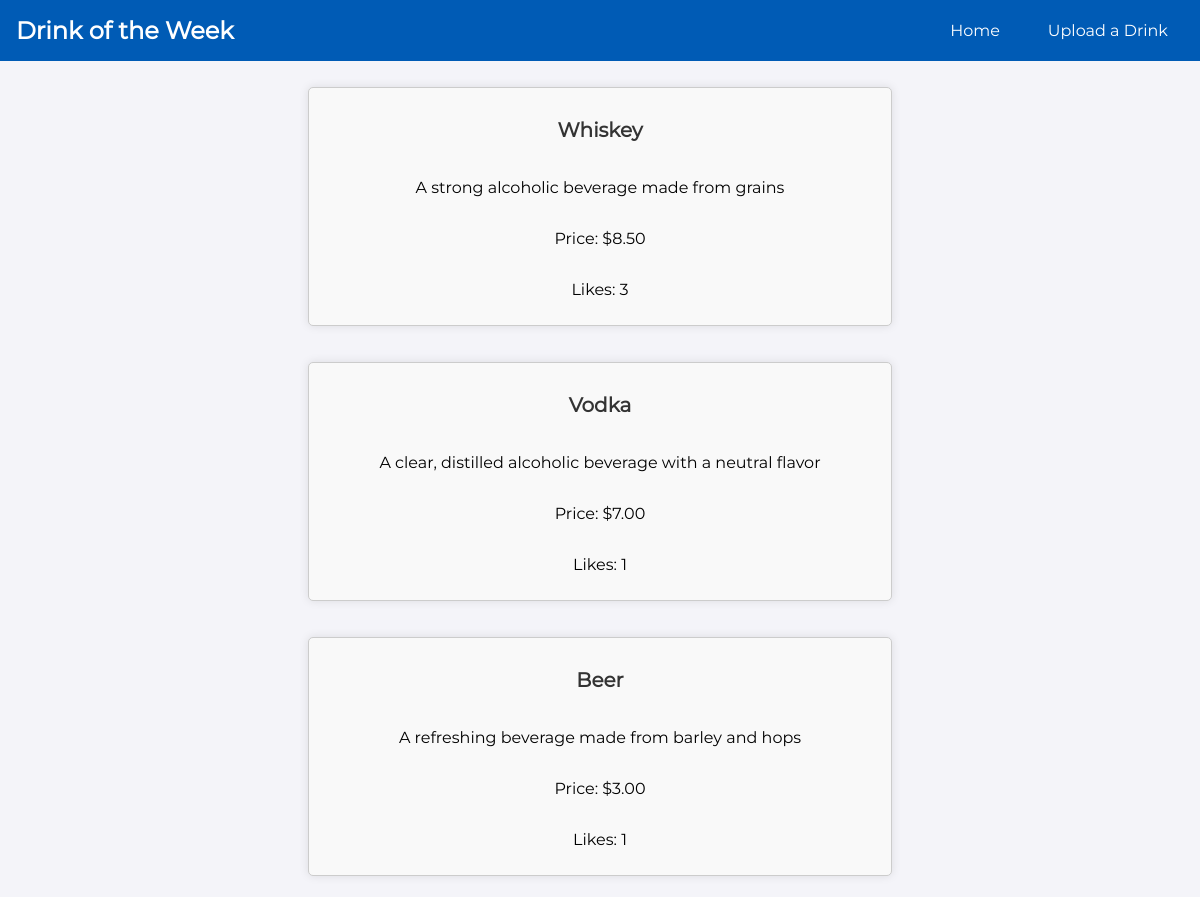
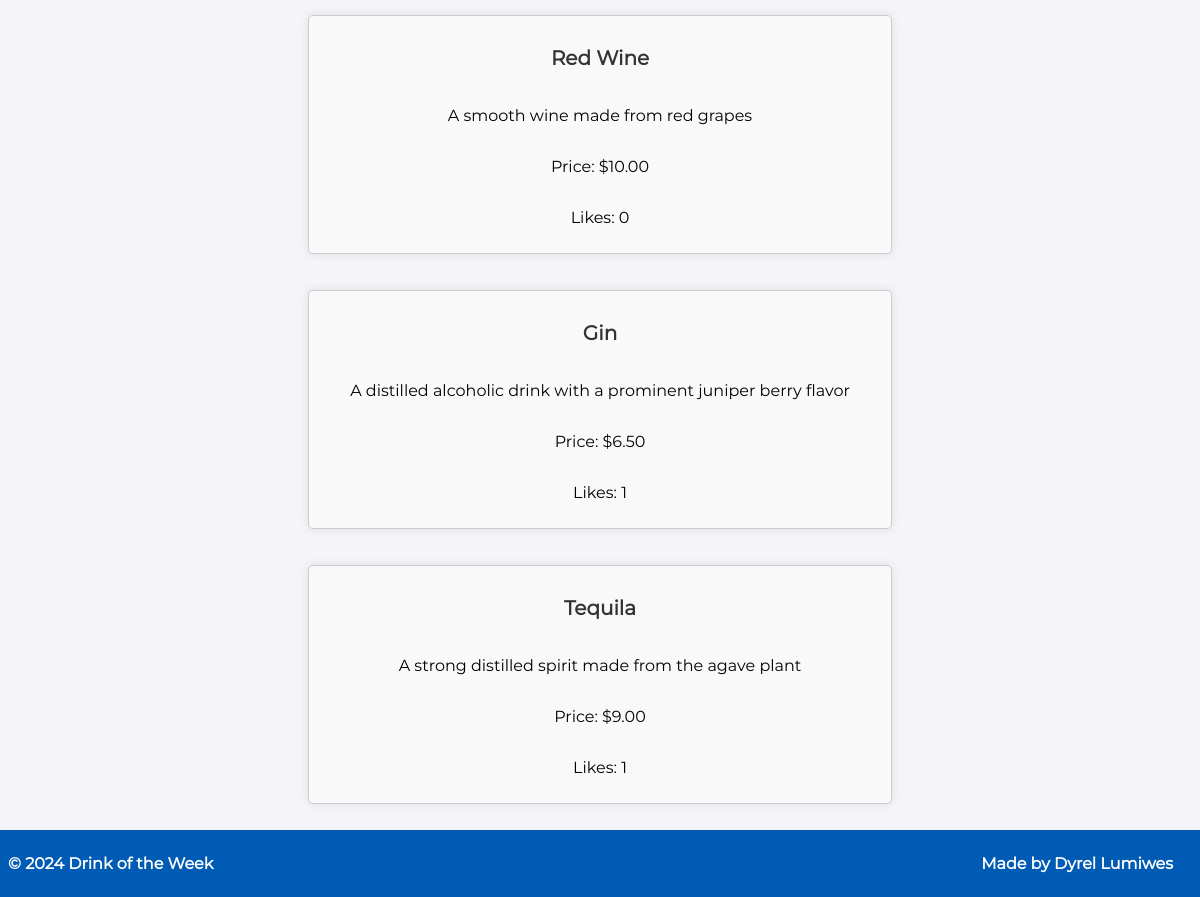
The page /admin/admin-view-voting-page-preview.php on the database as committed earlier (2 pictures, top to bottom).
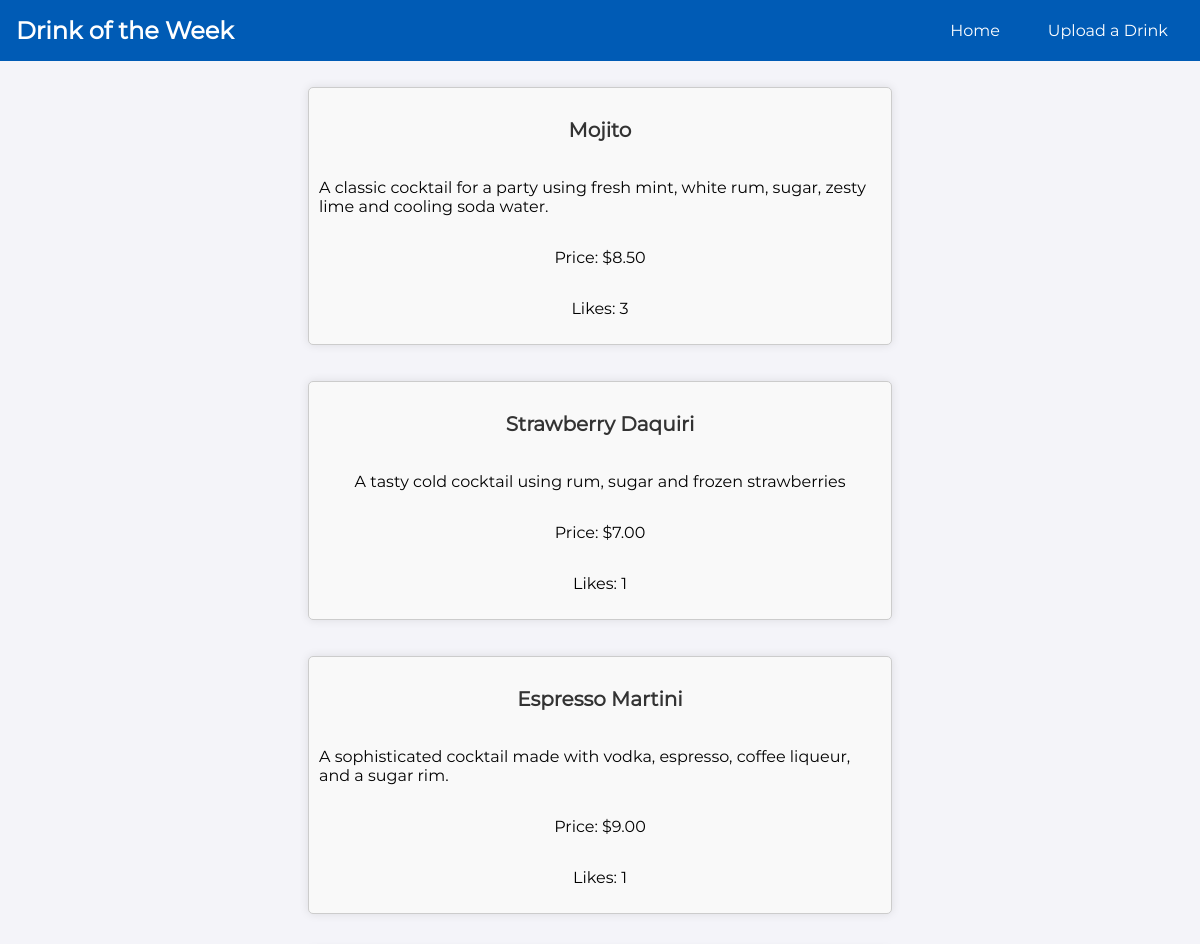
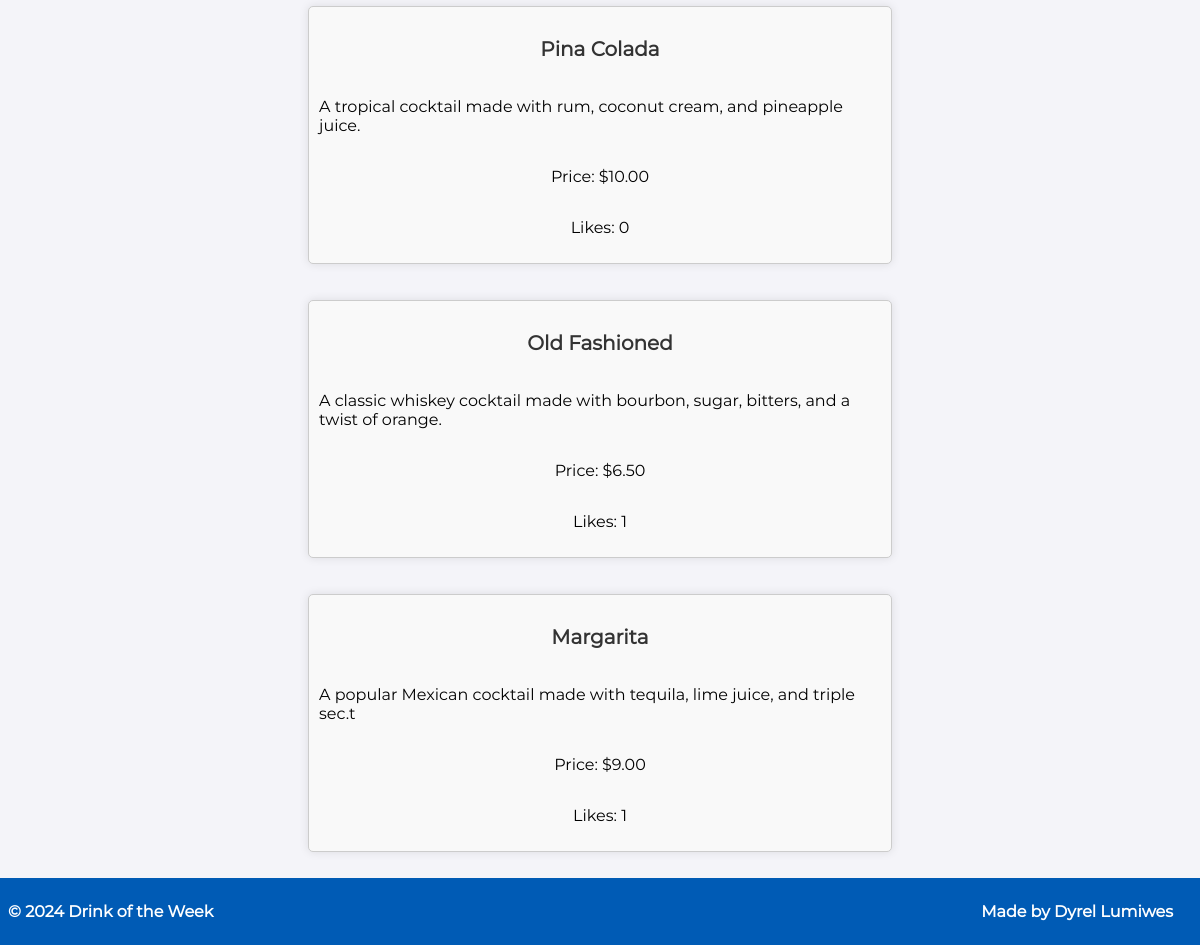
The same page on the database as committed later (2 pictures, top to bottom).
### tables this page shows
create table Drinks (
    id int primary key auto_increment,
    name_of_drink varchar(255) NOT NULL,
    descripton varchar(255),
    price decimal(10,2),
    rating decimal(10,2),
    likes int default 0
);

### www/admin/admin-view-voting-page-preview.php (the view, shortened to what this page needs)
<!DOCTYPE HTML PUBLIC "-//IETF//DTD HTML//EN">
<html>
<head>
</head>
<body class=vote-body>
    <div class="card-container">
        <nav class="navbar">
            <div class="navbar-logo">Drink of the Week</div>
            <ul class="navbar-links">
                <li><a href="admin-page.php">Home</a></li>
                <li><a href="upload-page.php">Upload a Drink</a></li>
            </ul>
        </nav>
        <div class="card-grid">
            <?php
            $db_host   = '192.168.2.12';
            $db_name   = 'drinksDB';
            $db_user   = 'admin_account';
            $db_passwd = 'strong_admin_password';
            $pdo_dsn = "mysql:host=$db_host;dbname=$db_name";
            $pdo = new PDO($pdo_dsn, $db_user, $db_passwd);
            $pdo->setAttribute(PDO::ATTR_ERRMODE, PDO::ERRMODE_EXCEPTION);
            $q = $pdo->query("SELECT * FROM Drinks");
            while ($row = $q->fetch()){
                    echo "<div class='card-item'>";
                    echo "<h3>" . htmlspecialchars($row["name_of_drink"]) . "</h3>";
                    echo "<p>" . htmlspecialchars($row["descripton"]) . "</p>";
                    echo "<p>Price: $" . htmlspecialchars($row["price"]) . "</p>";
                    echo "<p>Likes: " . htmlspecialchars($row["likes"]) . "</p>";
                    echo "</div>";
            }
            ?>
        </div>
        <div class="footer">
            <p> &copy; 2024 Drink of the Week </p>
            <p> Made by Dyrel Lumiwes </p>
        </div>
    </div>
</body>
</html>

Rows that differ between the two databases and show on the page:
changed drinks: name_of_drink "Whiskey" → "Mojito"; descripton "A strong alcoholic beverage made from grains" → "A classic cocktail for a party using fresh mint, white rum, sugar, zesty lime and cooling soda water."
changed drinks: name_of_drink "Vodka" → "Strawberry Daquiri"; descripton "A clear, distilled alcoholic beverage with a neutral flavor" → "A tasty cold cocktail using rum, sugar and frozen strawberries"
changed drinks: name_of_drink "Beer" → "Espresso Martini"; descripton "A refreshing beverage made from barley and hops" → "A sophisticated cocktail made with vodka, espresso, coffee liqueur, and a sugar rim."; price "3.00" → "9.00"
changed drinks: name_of_drink "Red Wine" → "Pina Colada"; descripton "A smooth wine made from red grapes" → "A tropical cocktail made with rum, coconut cream, and pineapple juice."
changed drinks: name_of_drink "Gin" → "Old Fashioned"; descripton "A distilled alcoholic drink with a prominent juniper berry flavor" → "A classic whiskey cocktail made with bourbon, sugar, bitters, and a twist of orange."
changed drinks: name_of_drink "Tequila" → "Margarita"; descripton "A strong distilled spirit made from the agave plant" → "A popular Mexican cocktail made with tequila, lime juice, and triple sec.t"
